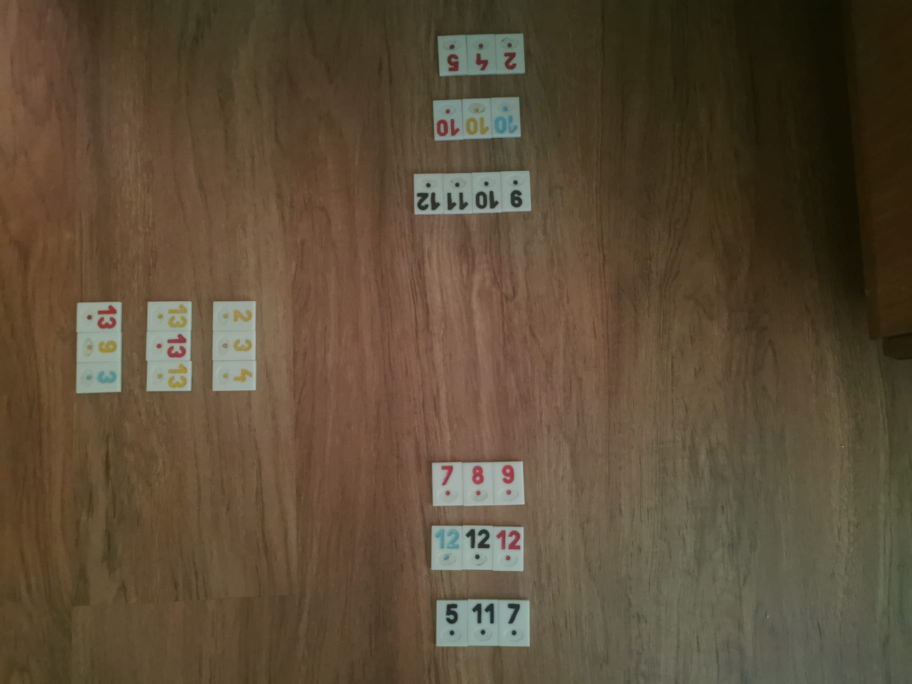
#> input picture MainApp/poze/pozapejos3.jpg, 1824 x 1368 px (shown at 1/2 size)
$ python test.py
#> lines starting #> are read from the running program, lines starting #| are printed output that depends on the picture
import cv2
import numpy as np


def split_and_rotate_image(image_path):
    """
    Splits the image into four sections and rotates each section to standard orientation.

    :param image_path: str, Path to the input image.
    :return: dict, A dictionary containing the four sections as images.
    """
#> called with image_path = 'MainApp/poze/pozapejos3.jpg'
    # Load image
    image = cv2.imread(image_path)
#> image is the input picture: shape (1368, 1824, 3); mean B, G, R 55.7, 76.4, 92
    if image is None:
        raise FileNotFoundError(f"Image at path '{image_path}' not found.")

    height, width = image.shape[:2]
#> height = 1368; width = 1824

    # Define sections
    sections = {
        'right': image[:, width // 2:],  # Right half of the image
        'left': image[:, :width // 2],  # Left half of the image
        'top': image[:height // 2, :],  # Top half of the image
        'bottom': image[height // 2:, :]  # Bottom half of the image
    }

    # Rotate sections
    rotated_sections = {
        'bottom': sections['bottom'],
        'right': rotate_image(sections['right'], 270),
        'left': rotate_image(sections['left'], 90),
        'top': rotate_image(sections['top'], 180),
    }

    return rotated_sections


def rotate_image(image, angle):
    """
    Rotates the given image by the specified angle.

    :param image: np.array, Image to be rotated.
    :param angle: float, Angle by which to rotate the image.
    :return: np.array, Rotated image.
    """
#> called with angle = 270
    (h, w) = image.shape[:2]
#> h = 1368; w = 912
    center = (w // 2, h // 2)
#> center = (456, 684)
    M = cv2.getRotationMatrix2D(center, angle, 1.0)
    rotated = cv2.warpAffine(image, M, (w, h))
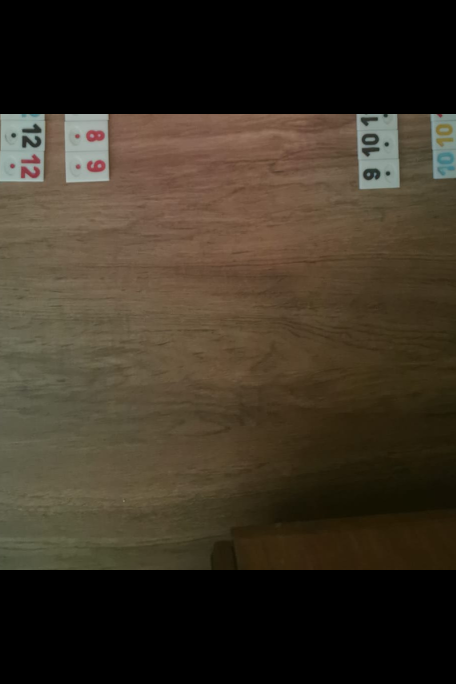
#> rotated: shape (1368, 912, 3) (shown at 1/2 size); mean of channels 0, 1, 2 36.6, 49.9, 58.9; drawn as B, G, R
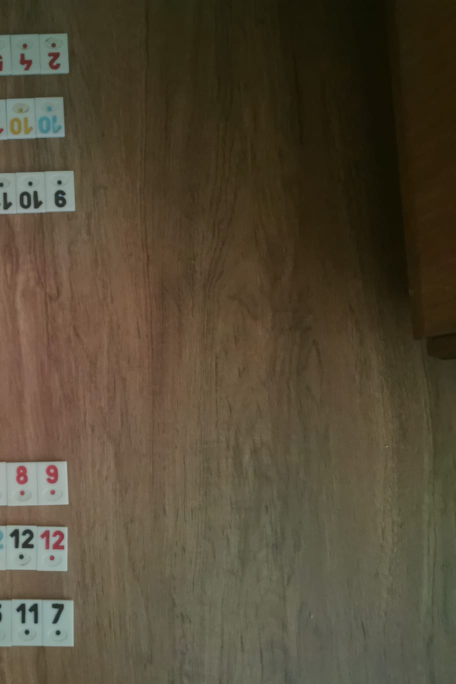
#> image: shape (1368, 912, 3) (shown at 1/2 size); mean of channels 0, 1, 2 54.2, 73.5, 83.4; drawn as B, G, R
    return rotated


# Example usage
image_path = 'MainApp/poze/pozapejos3.jpg'
sections = split_and_rotate_image(image_path)
#> call 2 of rotate_image, with angle = 90
#> in rotate_image (call 2), `M = cv2.getRotationMatrix2D(center, angle, 1.0)`: M = [[6.12e-17, 1, -228], [-1, 6.12e-17, 1140]]
#> in rotate_image (call 2), `rotated = cv2.warpAffine(image, M, (w, h))`:
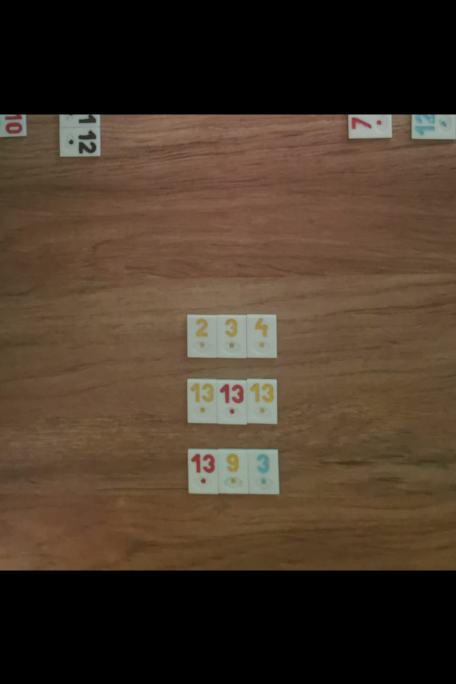
#> rotated: shape (1368, 912, 3) (shown at 1/2 size); mean of channels 0, 1, 2 41.9, 56.7, 72.4; drawn as B, G, R
#> in rotate_image (call 2), `rotated = cv2.warpAffine(image, M, (w, h))`:
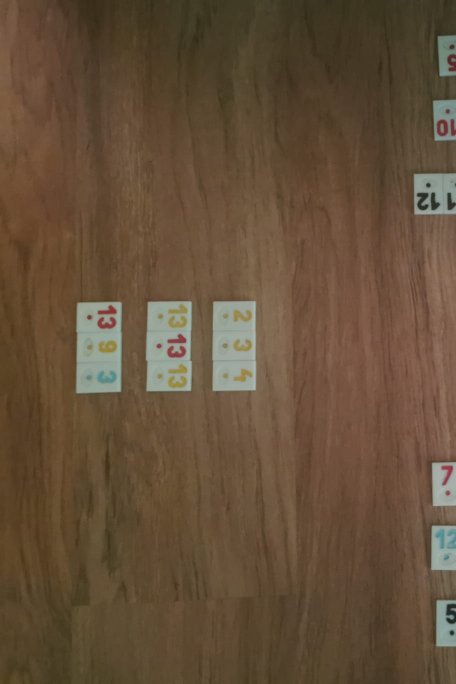
#> image: shape (1368, 912, 3) (shown at 1/2 size); mean of channels 0, 1, 2 57.2, 79.4, 100.6; drawn as B, G, R
#> call 3 of rotate_image, with angle = 180
#> in rotate_image (call 3), `(h, w) = image.shape[:2]`: h = 684; w = 1824
#> in rotate_image (call 3), `center = (w // 2, h // 2)`: center = (912, 342)
#> in rotate_image (call 3), `M = cv2.getRotationMatrix2D(center, angle, 1.0)`: M = [[-1, 1.22e-16, 1824], [-1.22e-16, -1, 684]]
#> in rotate_image (call 3), `rotated = cv2.warpAffine(image, M, (w, h))`:
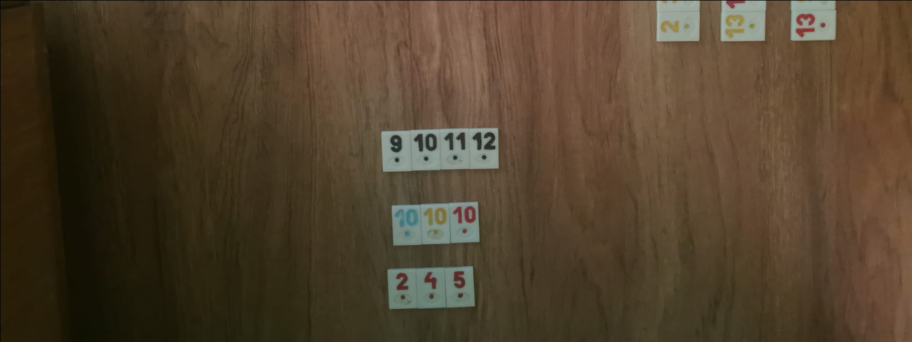
#> rotated: shape (684, 1824, 3) (shown at 1/2 size); mean of channels 0, 1, 2 44.9, 65.3, 81.4; drawn as B, G, R
#> in rotate_image (call 3), `rotated = cv2.warpAffine(image, M, (w, h))`:
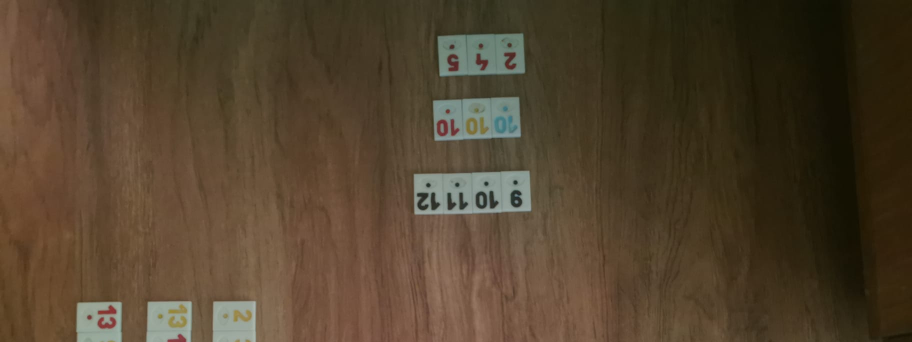
#> image: shape (684, 1824, 3) (shown at 1/2 size); mean of channels 0, 1, 2 44.9, 65.5, 81.5; drawn as B, G, R
#> sections = 4 items

# Display the sections
for section_name, section_image in sections.items():
    cv2.imshow(section_name.capitalize(), section_image)
    cv2.waitKey(0)
#> this loop made 4 passes
#> section_name on passes 1 to 4: 'bottom', 'right', 'left', 'top'
#> pass 1, `cv2.imshow(section_name.capitalize(), section_image)`:
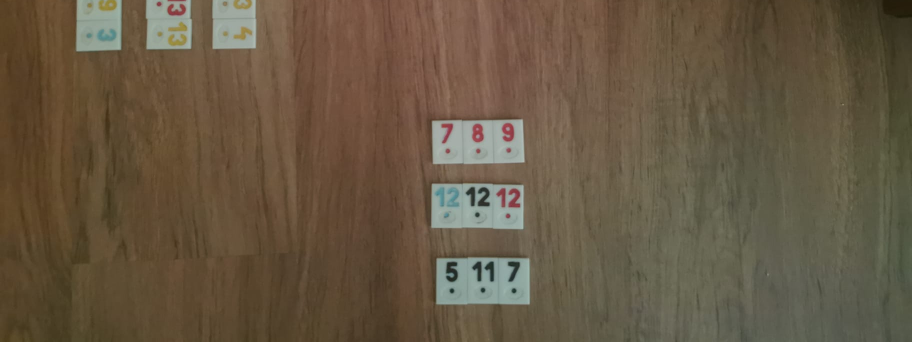
#> window 'Bottom': shape (684, 1824, 3) (shown at 1/2 size); mean B, G, R 66.5, 87.4, 102.5

cv2.destroyAllWindows()

$ run again, with MainApp/poze/pozapejos2.jpg copied over MainApp/poze/pozapejos3.jpg
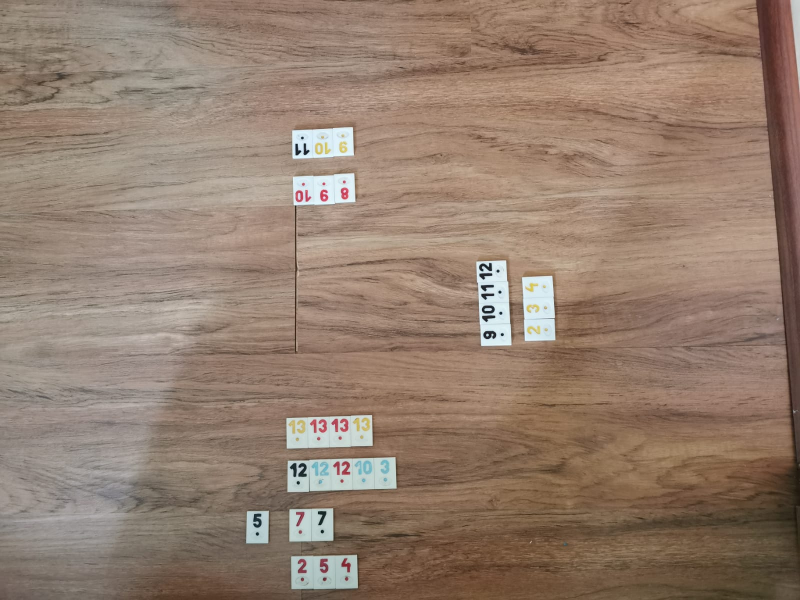
#> input picture MainApp/poze/pozapejos2.jpg, 1600 x 1200 px (shown at 1/2 size)
#> in split_and_rotate_image, image is the input picture: shape (1200, 1600, 3); mean B, G, R 110.6, 126.3, 147.9
#> image: shape (1200, 800, 3)
#> h = 600; w = 1600
#> center = (800, 300)
#> M = [[-1, 1.22e-16, 1600], [-1.22e-16, -1, 600]]
#> rotated: shape (600, 1600, 3)
#> in rotate_image (call 3), `rotated = cv2.warpAffine(image, M, (w, h))`:
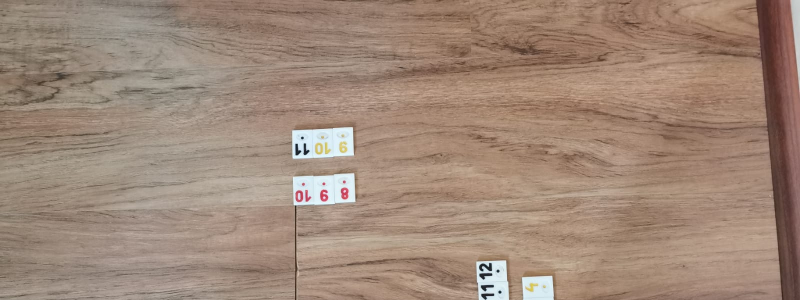
#> image: shape (600, 1600, 3) (shown at 1/2 size); mean of channels 0, 1, 2 120.3, 136.4, 159.6; drawn as B, G, R
#> sections = 4 items
#> the loop `for section_name, section_image in sections.items():` made 4 passes
#> section_name on passes 1 to 4: 'bottom', 'right', 'left', 'top'
#> pass 1, `cv2.imshow(section_name.capitalize(), section_image)`:
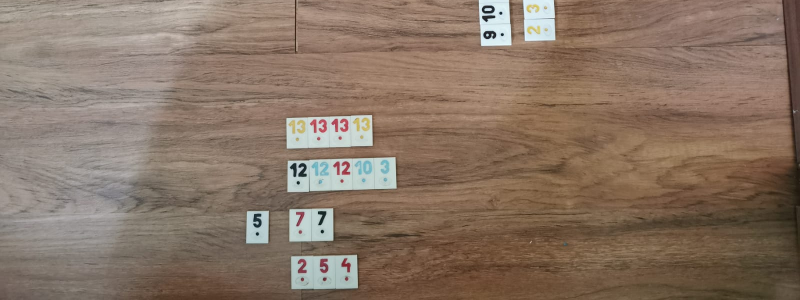
#> window 'Bottom': shape (600, 1600, 3) (shown at 1/2 size); mean B, G, R 100.8, 116.3, 136.2

$ run again, with MainApp/poze/4bd4a4cf-15e0-4822-ad18-aefb68a9d5f28763224859214459989.jpg copied over MainApp/poze/pozapejos3.jpg
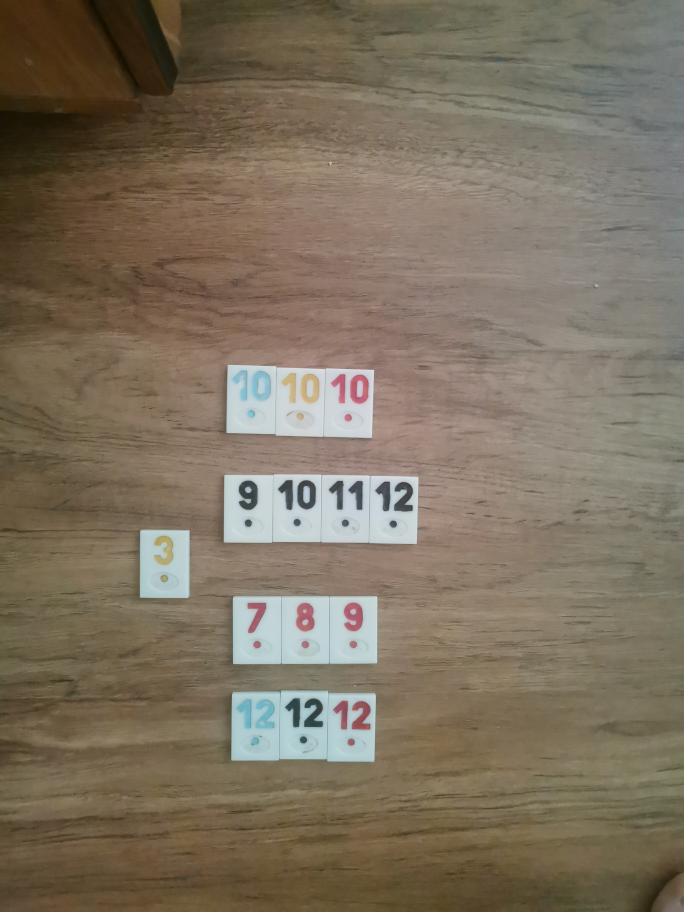
#> input picture MainApp/poze/4bd4a4cf-15e0-4822-ad18-aefb68a9d5f28763224859214459989.jpg, 2736 x 3648 px (shown at 1/4 size)
#> in split_and_rotate_image, image is the input picture: shape (3648, 2736, 3); mean B, G, R 95.1, 113, 125.1
#> image: shape (3648, 1368, 3)
#> h = 1824; w = 2736
#> center = (1368, 912)
#> M = [[-1, 1.22e-16, 2736], [-1.22e-16, -1, 1824]]
#> rotated: shape (1824, 2736, 3)
#> in rotate_image (call 3), `rotated = cv2.warpAffine(image, M, (w, h))`:
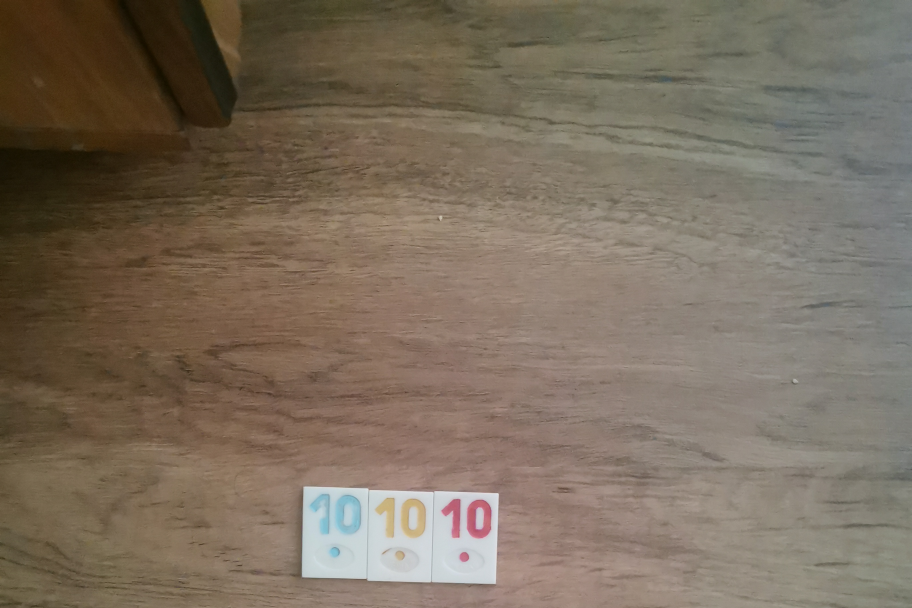
#> image: shape (1824, 2736, 3) (shown at 1/3 size); mean of channels 0, 1, 2 93.8, 109.6, 122.9; drawn as B, G, R
#> sections = 4 items
#> the loop `for section_name, section_image in sections.items():` made 4 passes
#> section_name on passes 1 to 4: 'bottom', 'right', 'left', 'top'
#> pass 1, `cv2.imshow(section_name.capitalize(), section_image)`:
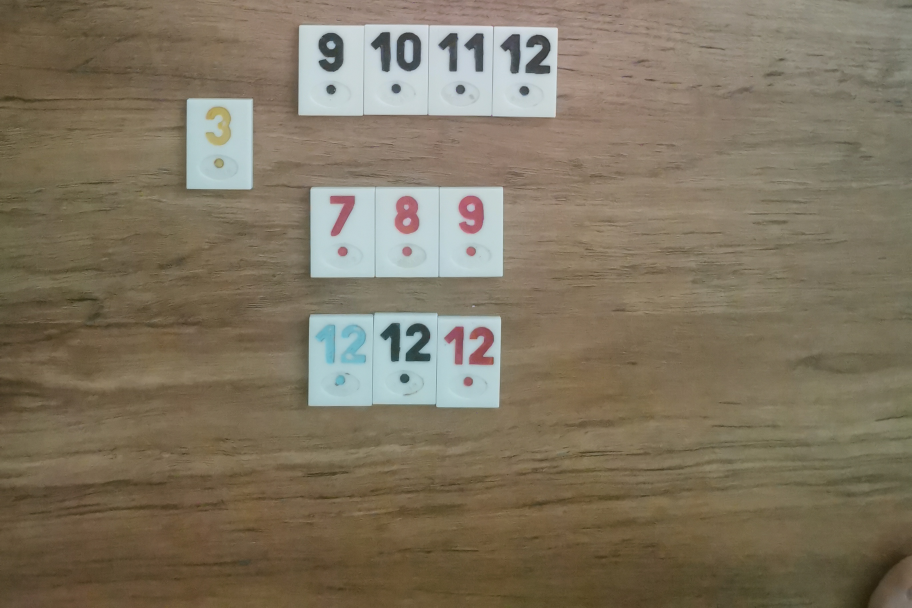
#> window 'Bottom': shape (1824, 2736, 3) (shown at 1/3 size); mean B, G, R 96.5, 116.4, 127.2
